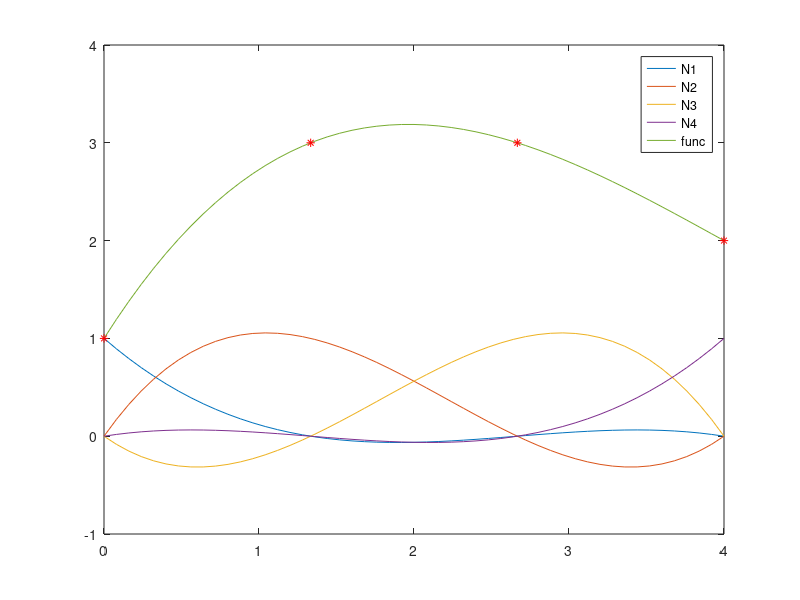

MATLAB code to generate this figure: (Note: this script raises an error after producing the figure.)
%==============================================================================
% MOD4 4MC00 / Jelle Langedijk / TU/e
% TEMPLATE V1.1 (C) 2020 Jelle Langedijk, all rights reserved
% https://github.com/JelleLa/templates/tree/master/MATLAB
%==============================================================================

%% PREREQUISITIES
clear all; close all; clear vars; clc;

%% EX 3
L = 4;

x = [0:(L/50):L];
x1 = 0*L;
x2 = 1/3*L;
x3 = 2/3*L;
x4 = L;

u = [1 3 3 2];

N1 = (1-(3*x)/(L)).*(1-(3*x)/(2*L)).*(1-(x)/(L));
N2 = (1-(3*x)/(2*L)).*(1-(x)/(L)).*x.*((9)/(L));
N3 = (1-(x)/(L)).*(1-(3*x)/(L)).*x.*((-9)/(2*L));
N4 = (1-(3*x)/(L)).*(1-(3*x)/(2*L)).*x.*((1)/(L));

func = N1*u(1) + N2*u(2) + N3*u(3) + N4*u(4);

figure(1)
plot(x, N1);
hold on
plot(x, N2);
hold on
plot(x, N3);
hold on
plot(x, N4);
hold on
plot(x, func);
hold on
plot(x1, u(1), "r*");
hold on
plot(x2, u(2), "r*");
hold on
plot(x3, u(3), "r*");
hold on
plot(x4, u(4), "r*");
hold on
legend("N1","N2","N3","N4","func")

%% EX 4

% n = p+1 , p = n-1

clear all; close all; clear vars; clc;

DOF = 20;
tab = zeros(DOF,2);
tab2 = zeros(DOF,2);

for n = 1:DOF

[E,c] = polyapprox(n-1);
tab(n,1) = n;
tab(n,2) = E;

end

for n = 1:DOF

[E,c] = polyapprox(n-1);
tab2(n,1) = n;
tab2(n,2) = c;

end

figure(2)
semilogy(tab(:,1), tab(:,2))
title("E versus n")

figure(3)
semilogy(tab2(:,1), tab2(:,2))
title("c versus n")



